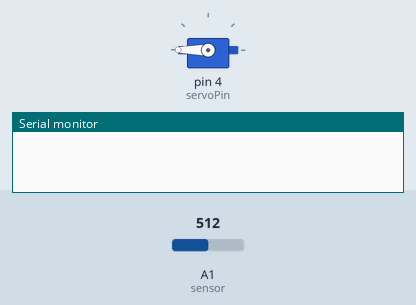
The sketch below on a simulated Arduino Uno, built with avr-gcc and run on an emulated ATmega328P. Parts: servo, the last lines printed to the serial monitor. The inputs (shaded band) are chosen by the test bench; at power-on: A1 (sensor) = 512.

Above: at 0.1 s.
At 2.1 s:
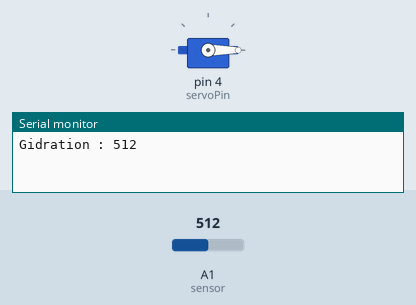
Timing chart, 0 to 3.6 s (numbered marks = the images above):
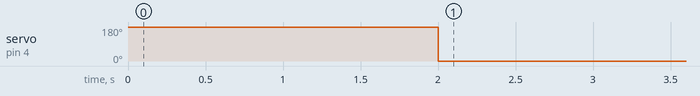

The sketch:

auto-green-house.ino
```cpp
#include <Servo.h>

int servoPin = 4; // открытие воды

int sensor = A1;
int power_sensor = 3;

Servo Servo1;


void setup() {
  // put your setup code here, to run once:
	Serial.begin(9600);
	analogWrite(power_sensor, 0);
  	Servo1.attach(servoPin);

  	Servo1.write(180);

}

void loop() {

	delay(1000);

	if(checkGidration()>400){
		Servo1.write(0);

		while(checkGidration()>300){
		    delay(500);
		}
		Servo1.write(180);
	}


}

int checkGidration() {
	analogWrite(power_sensor, 255);
	delay(1000);
	int gidration = analogRead(sensor);

	Serial.print("Gidration : ");
	Serial.println(gidration);
	analogWrite(power_sensor, 0);

	return gidration;
}
```

Measured:
- by itself, servo on pin 4 (servoPin): 180° → 0° at 2.0 s
